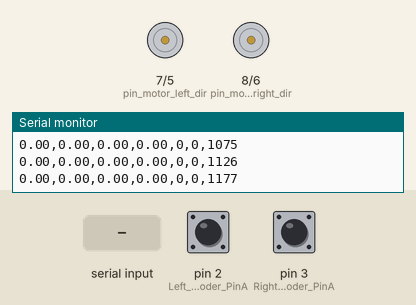
This sketch was run on a simulated Arduino Uno, built with avr-gcc and run on an emulated ATmega328P. On the bench: direction and speed pins drawn as motors (green arrow = direction pin HIGH = forward, orange = LOW = backward, longer = more drive), the last lines printed to the serial monitor. The test bench sets the inputs (shaded band); at power-on: pin 2 (Left_Encoder_PinA) HIGH, pin 3 (Right_Encoder_PinA) HIGH.

Above: at 1.2 s.
1.3 s: "s90\n" received over Serial
At 1.49 s:
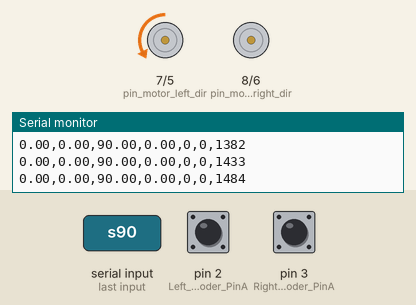
At 2.7 s:
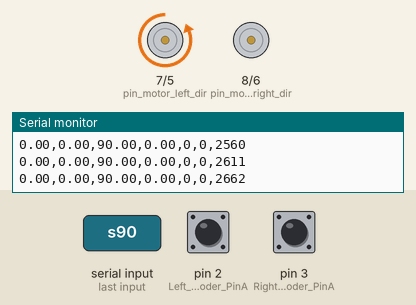
4.3 s: "s\n" received over Serial
At 5.5 s:
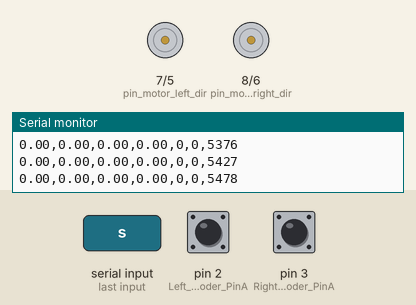
Timing chart, 0 to 7.3 s (numbered marks = the images above; inputs shaded):
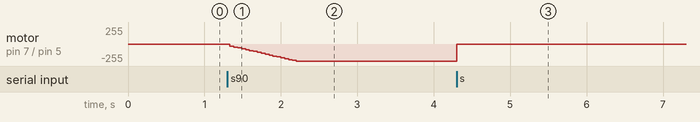

Measured:
- after the input at 1.3 s, motor on pin 7 (pin_motor_left_dir) / pin 5 (pin_motor_left_pwm): moves from stopped to backward 255/255 over 0.87 s, starting at once
- after the input at 4.3 s, motor on pin 7 (pin_motor_left_dir) / pin 5 (pin_motor_left_pwm): backward 255/255 → stopped at once

The sketch:

pid_ctrl_test.ino
```cpp
// inspired from https://github.com/qboticslabs/Chefbot_ROS_pkg/blob/master/arduino/chefbot/chefbot.ino


// https://github.com/NicksonYap/digitalWriteFast
#include <digitalWriteFast.h>


#define pin_motor_left_dir  7  // dir2
#define pin_motor_left_pwm  5  // pwm2
#define pin_motor_right_dir 8  // dir1
#define pin_motor_right_pwm 6  // pwm1

// motor pin out on cytron MDD10A Rev 2.0
// product page => https://www.cytron.io/p-mdd10a?search=mDD10a&description=1
// manual       => https://docs.google.com/document/d/1ol8nICCTTw5dAHHE_hju08cCVH2GN5_Y3cGC6B4Gbas/edit
// left motor
// white negative <=> M2B
// red positive   <=> M2A
// right motor
// white negative <=> M1B
// red positive   <=> M1A
// to test this when we click on the test button MAx => each motor must turn counter clockwise
// logic = we keep connection/pinout the same on the board and we want to adjust the code to change direction and encoder values accordingly
//         a positive speed value command from serial must make the wheel turn so that mnwlk3r goes forward   and encoder count increases
//         a negative speed value command from serial must make the wheel turn so that mnwlk3r goes backwards and encoder count decreases


// motors & wheels & encoders => https://www.dfrobot.com/product-1203.html


float motor_left_speed = 0.0; // now in RPM
float motor_right_speed = 0.0;


///// serial input
#define MAX_BUF 64
char buf[MAX_BUF]; // command received on serial
int8_t bufindex; //index
char c = 0;

// debug is for adjusting fisplay so that we can use the serialplotter
// to adjust the tuning of the PID
// https://bitbucket.org/hyOzd/serialplot/downloads/
//uint8_t debug = 1;

//Encoder pins definition

// Left encoder
#define Left_Encoder_PinA  2
#define Left_Encoder_PinB  9
volatile long Left_Encoder_Ticks = 0;
//Variable to read current state of left encoder pin
volatile bool LeftEncoderBSet;

//Right Encoder
#define  Right_Encoder_PinA  3
#define  Right_Encoder_PinB  10
volatile long Right_Encoder_Ticks = 0;
//Variable to read current state of right encoder pin
volatile bool RightEncoderBSet;

//double ticks_per_revolution = 657.0;
int ticks_per_revolution = 657;

/////////////////////////////////////
// with PID lib
#include <PID_v1.h>
//Define Variables we'll be connecting to
double Setpoint_left, Input_left, Output_left;
double Setpoint_right, Input_right, Output_right;

//Specify the links and initial tuning parameters
double Kp=2, Ki=5, Kd=1;
//PID myPID(&Input, &Output, &Setpoint, Kp, Ki, Kd, DIRECT);
PID myPID_left(&Input_left, &Output_left, &Setpoint_left, Kp, Ki, Kd, P_ON_E, DIRECT);
PID myPID_right(&Input_right, &Output_right, &Setpoint_right, Kp, Ki, Kd, P_ON_E, DIRECT);


#define PID_LOOP_TIME_MS        50                     // PID loop time (milli sec. 100ms <=> 10Hz)
double  right_RPM = 0.0;
double  left_RPM = 0.0;
long last_update_ms = 0;


/////////////////////////////////////
//  odometry within arduino
// references http://andrewjkramer.net/arduino-odometry/
//            https://github.com/1988kramer/motor_control/blob/master/DifferentialDrive.cpp
#include <math.h>  // for cos/sin
double _x = 0.0;
double _y = 0.0;
double _theta = PI;
double wheels_distance_mm = 0.00001;
double degrees_per_millimeter = 0.00001;


void setup() {
  //Init Serial port with 115200 baud rate
  Serial.begin(115200);
  bufindex = 0;
  setup_motors();
  setup_encoders();
  //setup_odometry();
  setup_pid();
}

void loop() {
  read_serial();
  //print_encoder();
  update_pid();
}


//void set_debug(int d) { debug = d; }

void setup_motors() {
  pinModeFast(pin_motor_left_dir, OUTPUT);
  pinMode(pin_motor_left_pwm, OUTPUT);
  pinModeFast(pin_motor_right_dir, OUTPUT);
  pinMode(pin_motor_right_pwm, OUTPUT);
  digitalWriteFast(pin_motor_left_dir, 0);
  analogWrite(pin_motor_left_pwm , 0);
  digitalWriteFast(pin_motor_right_dir, 0);
  analogWrite(pin_motor_right_pwm, 0);
}


// will read serial and call parsing if applicable
void read_serial() {
  while (Serial.available() > 0) {
    if (bufindex > MAX_BUF - 1) {
      bufindex = 0;
      *buf = 0;
      //Serial.print("ko overflow\n");
      break;
    }

    c = Serial.read();
    //Serial.print(String("'") + String(c)+ String("'\n"));
    buf[bufindex++] = c;

    if (c == '\n') {
      buf[--bufindex] = 0; // remove the final \n
      parse_command(buf);
      *buf = 0;
      bufindex = 0;
    }
  }
}

void parse_command(char * cmd) {
  char *token;
  if (cmd[0] == 's') { // set speed
    cmd[0] = ','; // to skip the 's' in the following strtok()
    token = strtok(cmd, ",");
    motor_left_speed = atof(token);
    set_target_speed_left(motor_left_speed);
    token = strtok(NULL, ",");
    motor_right_speed = atof(token);
    set_target_speed_right(motor_right_speed);
    set_pid_mode_left(1); set_pid_mode_right(1);
  } else if (cmd[0] == 'k') { // set PID tuning (kp, ki, kd)
    cmd[0] = ',';
    token = strtok(cmd, ",");
    double kp = atof(token);
    token = strtok(NULL, ",");
    double ki = atof(token);
    token = strtok(NULL, ",");
    double kd = atof(token);
    set_pid_tuning(kp, ki, kd);
    set_pid_mode_left(1); set_pid_mode_right(1);
  } else if (cmd[0] == 'o') { // set PID active 1 / inactive 0
    cmd[0] = ',';
    token = strtok(cmd, ",");
    int m = atoi(token);
    set_pid_mode_left(m); set_pid_mode_right(m);
//  } else if (cmd[0] == 'd') { // set debug active (1) / inactive (0) DEFAULT
//    cmd[0] = ',';
//    token = strtok(cmd, ",");
//    int d = atoi(token);
//    set_debug(d);
  }
}


void moveLeftMotor(float motor_speed) {
  if (motor_speed < -255) motor_speed = -255;
  if (motor_speed > +255) motor_speed = +255;
  // with default pinout, left motor direction must be reversed compared to right motor
  if (motor_speed < 0) {
    digitalWriteFast(pin_motor_left_dir, 1);
    analogWrite(pin_motor_left_pwm , (int)(-motor_speed));
  } else {
    digitalWriteFast(pin_motor_left_dir, 0);
    analogWrite(pin_motor_left_pwm , (int)(motor_speed));
  }
}

void moveRightMotor(float motor_speed) {
  if (motor_speed < -255) motor_speed = -255;
  if (motor_speed > +255) motor_speed = +255;
  if (motor_speed < 0) {
    digitalWriteFast(pin_motor_right_dir, 0);
    analogWrite(pin_motor_right_pwm , (int)(-motor_speed));
  } else {
    digitalWriteFast(pin_motor_right_dir, 1);
    analogWrite(pin_motor_right_pwm , (int)(motor_speed));
  }
}


void setup_encoders()
{
  // Quadrature encoders
  // Left encoder
  pinModeFast(Left_Encoder_PinA, INPUT);      // sets pin A pullup
  pinModeFast(Left_Encoder_PinB, INPUT);      // sets pin B pullup
  attachInterrupt(digitalPinToInterrupt(Left_Encoder_PinA), do_left_encoder, RISING);


  // Right encoder
  pinModeFast(Right_Encoder_PinA, INPUT);      // sets pin A pullup
  pinModeFast(Right_Encoder_PinB, INPUT);      // sets pin B pullup

  attachInterrupt(digitalPinToInterrupt(Right_Encoder_PinA), do_right_encoder, RISING);

}


void do_left_encoder()
{
  LeftEncoderBSet = digitalReadFast(Left_Encoder_PinB);   // read the input pin
  // here we need to decrease counter
  Left_Encoder_Ticks -= LeftEncoderBSet ? -1 : +1;

}
void do_right_encoder()
{
  RightEncoderBSet = digitalReadFast(Right_Encoder_PinB);   // read the input pin
  Right_Encoder_Ticks += RightEncoderBSet ? -1 : +1;
}

/*void print_encoder(){
  if (debug == 0) {
    Serial.print("e,");
    Serial.print(Left_Encoder_Ticks);
    Serial.print(",");
    Serial.print(Right_Encoder_Ticks);
    Serial.print("\n");
  }
}*/


void setup_pid()
{
  Input_right = 0.0;
  Input_left = 0.0;
  // No load RPM (after gearbox): 146rpm@12V
  // 100 RPM target = nice round figure below specs capacity
  set_target_speed_left(0.0);
  set_target_speed_right(0.0);

  myPID_right.SetSampleTime(PID_LOOP_TIME_MS);
  //myPID.SetOutputLimits(min, max)
  //myPID.SetOutputLimits(15, 255); // below 15 PWM does nothing (maybe friction due to gearbox ?)
  myPID_right.SetOutputLimits(-255, 255);

  myPID_left.SetSampleTime(PID_LOOP_TIME_MS);
  myPID_left.SetOutputLimits(-255, 255);

  //double Kp=2, Ki=5, Kd=1; // why not?
  //set_pid_tuning(2,5,1); // oscillate
  //set_pid_tuning(0.5,2.05,0.01); // best default tuning values I could come up with
  set_pid_tuning(0.2,3,0.06);
  set_pid_mode_left(0);
  set_pid_mode_right(0);
}

void set_pid_mode_left(int mode)
{
  if (mode == 1) {
    myPID_left.SetMode(AUTOMATIC);
  } else {
    myPID_left.SetMode(MANUAL);
    Output_left = 0;
  }
}
void set_pid_mode_right(int mode)
{
  if (mode == 1) {
    myPID_right.SetMode(AUTOMATIC);
  } else {
    myPID_right.SetMode(MANUAL);
    Output_right = 0;
  }
}

void set_pid_tuning(double kp, double ki, double kd) {
  myPID_left.SetTunings(kp, ki, kd);
  myPID_right.SetTunings(kp, ki, kd);
}

void set_target_speed_left(double rpm)
{
  if (rpm < -146) rpm = -146;
  if (rpm > 146) rpm = 146;
  Setpoint_left = rpm;
}
void set_target_speed_right(double rpm)
{
  if (rpm < -146) rpm = -146;
  if (rpm > 146) rpm = 146;
  Setpoint_right = rpm;
}

void update_pid()
{
   // inspiration from => https://forum.arduino.cc/index.php?topic=8652.0   (Aug 2010)
  // static variables within functions are local variable except that they survive between calls. init once only
  // pitfall : initialized only first time function is called.
  // https://www.arduino.cc/reference/en/language/variables/variable-scope--qualifiers/static/
  //static long countAnt = 0;
  //speed_act = ((count - countAnt)*(60*(1000/LOOPTIME)))/(16*29);          // 16 pulses X 29 gear ratio = 464 counts per output shaft rev
  //countAnt = count;

  static long Right_Encoder_Ticks_Ant = 0;
  static long Left_Encoder_Ticks_Ant = 0;
  long now = millis();
  if (now - last_update_ms > PID_LOOP_TIME_MS) {
    // Encoder Resolution: 13 PPR (663 PPR for gearbox shaft)
    // Gear ratio: 51:1
    //right_RPM = ((Right_Encoder_Ticks - Right_Encoder_Ticks_Ant)*(60*(1000.0/PID_LOOP_TIME_MS)))/(13*51);
    right_RPM = ((Right_Encoder_Ticks - Right_Encoder_Ticks_Ant)*(60*(1000.0/PID_LOOP_TIME_MS)))/(ticks_per_revolution); // calibration says 657 and not manufacturer value 13*51=663
    Input_right = right_RPM;
    myPID_right.Compute();
    if (Setpoint_right == 0 && (-20 < Output_right || Output_right < 20)) {
      set_pid_mode_right(0);
      moveRightMotor(0);
    } else {
      moveRightMotor(Output_right);
    }

    //if (debug == 0) {
    //  Serial.print("r,");
    //}
    Serial.print(Setpoint_right);
    Serial.print(",");
    Serial.print(Input_right);
    //Serial.print(",");
    //Serial.print(Output_right);


    left_RPM = ((Left_Encoder_Ticks - Left_Encoder_Ticks_Ant)*(60*(1000.0/PID_LOOP_TIME_MS)))/(ticks_per_revolution); // calibration says 657 and not manufacturer value 13*51=663
    Input_left = left_RPM;
    myPID_left.Compute();
    if (Setpoint_left == 0 && (-20 < Output_left  || Output_left  < 20 ) ) {
      set_pid_mode_left(0);
      moveLeftMotor(0);
    } else {
      moveLeftMotor(Output_left);
    }
    //Serial.print("r,");
    Serial.print(",");
    Serial.print(Setpoint_left);
    Serial.print(",");
    Serial.print(Input_left);
    //Serial.print(",");
    //Serial.print(Output_left);
    //Serial.print("\n");


    //update_diff_drive_position(Left_Encoder_Ticks_Ant, Right_Encoder_Ticks_Ant);
    Right_Encoder_Ticks_Ant = Right_Encoder_Ticks;
    Left_Encoder_Ticks_Ant = Left_Encoder_Ticks;
    //Serial.print("       ,");
    //Serial.print(_x);
    //Serial.print(",");
    //Serial.print(_y);
    //Serial.print(",");
    //Serial.print(_theta);


    Serial.print(",");
    Serial.print(Left_Encoder_Ticks);
    Serial.print(",");
    Serial.print(Right_Encoder_Ticks);
    //Serial.print("\n");


    /*//Serial.print("k,");
    Serial.print(",");
    Serial.print(myPID_left.GetKp());
    Serial.print(",");
    Serial.print(myPID_left.GetKi());
    Serial.print(",");
    Serial.print(myPID_left.GetKd());
    //Serial.print(",");
    //Serial.print(myPID.GetMode());
    //Serial.print(",");
    //Serial.print(myPID.GetDirection());
    Serial.print("\n");
    */


    Serial.print(",");
    Serial.print(now);
    Serial.print("\n");
    last_update_ms = now;
  //} else {
    //Serial.print("x\n");
  }
}

/*
void setup_odometry() {
  // default values
  //set_odometry(double wheel_diameter_mm_, double ticks_per_revolution_, double wheels_distance_mm_) {
  set_odometry(136.0, 657, 328);
}

void set_odometry(double wheel_diameter_mm_, double ticks_per_revolution_, double wheels_distance_mm_) {
  ticks_per_revolution = ticks_per_revolution_;
  wheels_distance_mm = wheels_distance_mm_;
  double wheel_distance_per_revolution_in_mm = wheel_diameter_mm_ * PI; // 136*PI = 427.25 millimeters per 360 degrees
  degrees_per_millimeter = 360.0 / wheel_distance_per_revolution_in_mm; // 360 / 427.25 = 0.842 degrees per mm
  _x = 0.0;
  _y = 0.0;
  _theta = 0.0;
}


void update_diff_drive_position(long Left_Encoder_Ticks_Ant, long Right_Encoder_Ticks_Ant)
{
   // get the angular distance traveled by each wheel since the last update
   double leftDegrees = (Left_Encoder_Ticks - Left_Encoder_Ticks_Ant) / ticks_per_revolution * 360;
   double rightDegrees = (Right_Encoder_Ticks - Right_Encoder_Ticks_Ant) / ticks_per_revolution * 360;

   // convert the angular distances to linear distances
   double dLeft = leftDegrees / degrees_per_millimeter;
   double dRight = rightDegrees / degrees_per_millimeter;

   // calculate the length of the arc traveled by Colin
   double dCenter = (dLeft + dRight) / 2.0;

   Serial.print(",");
   Serial.print(dLeft);
   Serial.print(",");
   Serial.print(dRight);
   Serial.print(",");
   Serial.print(dCenter);


   // calculate Colin's change in angle
   double phi = (dRight - dLeft) / (double)wheels_distance_mm;

   Serial.print(",");
   Serial.print(phi);

   // add the change in angle to the previous angle
   _theta += phi;
   // constrain _theta to the range 0 to 2 pi
   if (_theta > 2.0 * PI) _theta -= 2.0 * PI;
   if (_theta < 0.0) _theta += 2.0 * PI;

   // update Colin's x and y coordinates
   _x += dCenter * cos(_theta);
   _y += dCenter * sin(_theta);
}

*/
```
